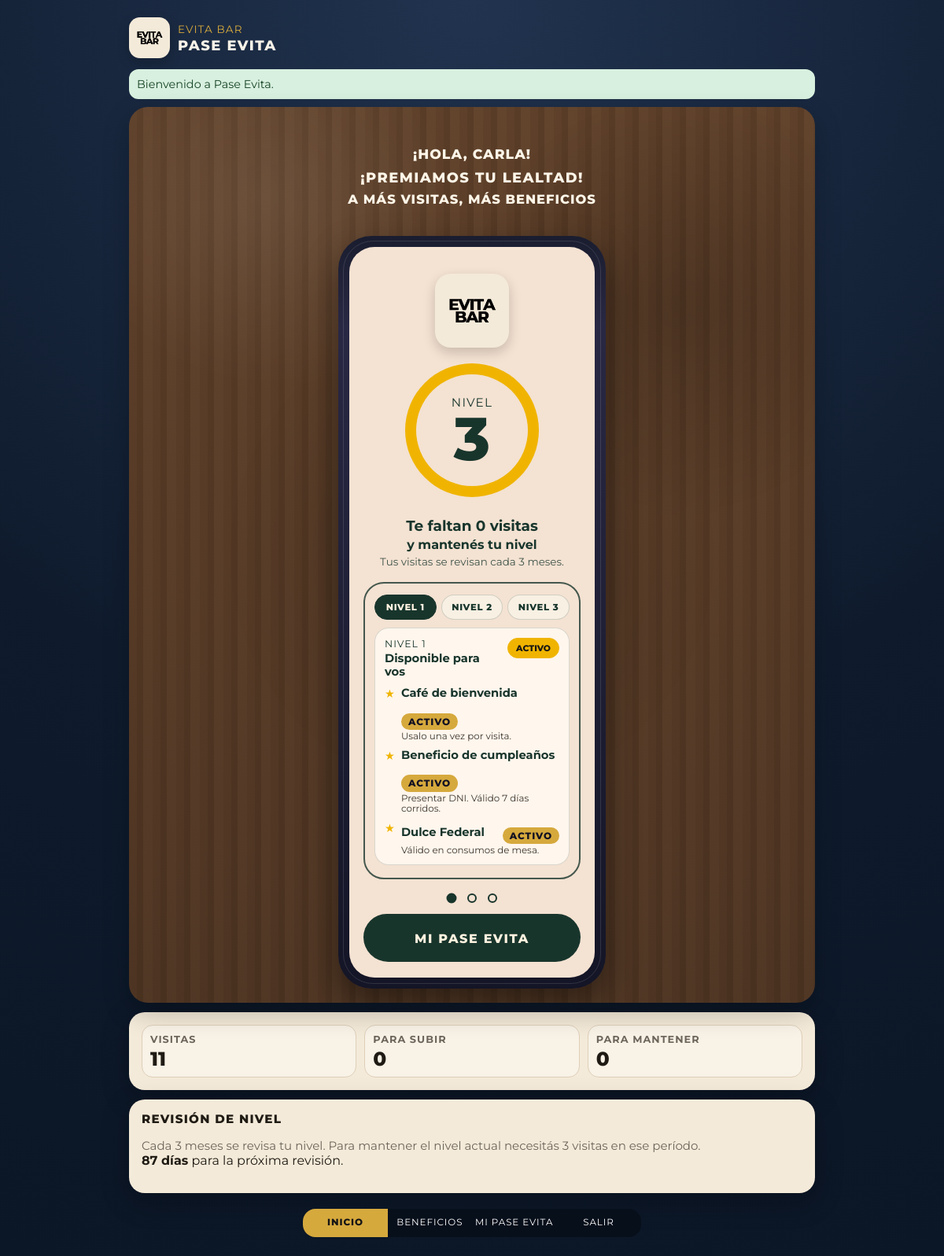
Page /dashboard.php (signed in) on the committed database.
### tables this page shows
CREATE TABLE users (
  id BIGINT UNSIGNED AUTO_INCREMENT PRIMARY KEY,
  name VARCHAR(120) NOT NULL,
  dni VARCHAR(20) NOT NULL,
  phone VARCHAR(25) NOT NULL,
  birthdate DATE NOT NULL,
  email VARCHAR(160) NOT NULL,
  password_hash VARCHAR(255) NOT NULL,
  password_reset_required TINYINT(1) NOT NULL DEFAULT 0,
  password_reset_at DATETIME NULL,
  password_reset_by BIGINT UNSIGNED NULL,
  role ENUM('client', 'staff', 'admin') NOT NULL DEFAULT 'client',
  level TINYINT UNSIGNED NOT NULL DEFAULT 1,
  visits_count INT UNSIGNED NOT NULL DEFAULT 0,
  qr_token CHAR(64) NOT NULL,
  created_at DATETIME NOT NULL,
  updated_at DATETIME NOT NULL,
  UNIQUE KEY uniq_users_dni (dni),
  UNIQUE KEY uniq_users_email (email),
  UNIQUE KEY uniq_users_phone (phone),
  UNIQUE KEY uniq_users_qr_token (qr_token),
  KEY idx_users_level (level),
  KEY idx_users_role (role)
);

CREATE TABLE benefits (
  id BIGINT UNSIGNED AUTO_INCREMENT PRIMARY KEY,
  title VARCHAR(150) NOT NULL,
  description TEXT NOT NULL,
  required_level TINYINT UNSIGNED NOT NULL DEFAULT 1,
  conditions VARCHAR(255) NULL,
  active TINYINT(1) NOT NULL DEFAULT 1,
  sort_order INT NOT NULL DEFAULT 0,
  created_at DATETIME NOT NULL,
  updated_at DATETIME NOT NULL,
  KEY idx_benefits_filters (active, required_level, sort_order)
);

### public/dashboard.php (the view, shortened to what the rows shown need)
<?php
require_once __DIR__ . '/../includes/auth.php';
$user = require_login(['client']);
maybeApplyQuarterlyMaintenance((int) $user['id']);
$user = getUserById((int) $user['id']) ?? $user;
$progress = getVisitsNeededForNextAndMaintain((int) $user['id']);
$maintenanceStatus = getMaintenanceStatusForUser((int) $user['id']);
$benefitsByLevel = activeBenefitsByLevel();
$redeemedBenefitIds = userRedeemedBenefitIds((int) $user['id']);
$levelThresholds = level_thresholds();
$levelTarget = (int) $user['level'] === 1 ? 2 : 3;
$nextTargetVisits = $levelTarget === 2 ? $levelThresholds[2] : $levelThresholds[3];
$progressToNext = max(0, $nextTargetVisits - (int) $user['visits_count']);
$progressTotal = max(1, $nextTargetVisits - ($levelTarget === 2 ? $levelThresholds[1] : $levelThresholds[2]));
$progressDone = max(0, $progressTotal - $progressToNext);
$progressPercent = (int) min(100, round(($progressDone / $progressTotal) * 100));
$heroNumber = (int) $user['level'] === 3
    ? max(0, (int) $progress['maintain_needed'])
    : $progressToNext;
$heroTitle = sprintf('Te faltan %d visitas', $heroNumber);
$heroSubtitle = (int) $user['level'] === 3
    ? 'y mantenés tu nivel'
    : 'para subir de nivel';
$heroHint = (int) $user['level'] === 3
    ? sprintf('Tus visitas se revisan cada %s meses.', setting('maintenance_period_months', '3'))
    : 'para llegar al Nivel 3.';
require __DIR__ . '/../includes/header.php';
?>
<section class="hero-poster">
    <div class="hero-copy">
        <p class="hero-greeting">¡Hola, <?= e(user_first_name($user)) ?>!</p>
        <p class="hero-premise">¡Premiamos tu lealtad!</p>
        <h2 class="hero-headline">A más visitas, más beneficios</h2>
    </div>
    <article class="phone-mockup" aria-label="Resumen de membresía">
        <div class="phone-screen">
            <div class="level-ring" style="--progress: <?= $progressPercent ?>%;">
                <div class="level-ring-inner">
                    <span class="level-label">Nivel</span>
                    <strong class="level-number"><?= (int) $user['level'] ?></strong>
                </div>
            </div>
            <div class="level-status">
                <strong><?= e($heroTitle) ?></strong>
                <p><?= e($heroSubtitle) ?></p>
                <small><?= e($heroHint) ?></small>
            </div>
            <div class="benefits-panel benefits-carousel" data-benefit-carousel>
                <div class="benefits-carousel-track" data-benefit-track tabindex="0">
                    <?php for ($carouselLevel = 1; $carouselLevel <= 3; $carouselLevel++): ?>
                        <?php
                        $slideBenefits = $benefitsByLevel[$carouselLevel] ?? [];
                        $isAvailable = (int) $user['level'] >= $carouselLevel;
                        $statusLabel = $isAvailable ? 'Disponible para vos' : 'Se desbloquea al subir';
                        ?>
                        <article
                            id="benefit-slide-<?= $carouselLevel ?>"
                            class="benefit-slide"
                            data-benefit-slide="<?= $carouselLevel ?>"
                            role="tabpanel"
                            aria-label="Beneficios del Nivel <?= $carouselLevel ?>"
                        >
                            <div class="benefit-slide-head">
                                <div>
                                    <span class="benefit-slide-kicker">Nivel <?= $carouselLevel ?></span>
                                    <strong><?= e($statusLabel) ?></strong>
                                </div>
                                <span class="benefit-slide-badge<?= $isAvailable ? ' is-on' : '' ?>">
                                    <?= $isAvailable ? 'Activo' : 'Próximo' ?>
                                </span>
                            </div>
                            <ul class="benefit-slide-list">
                                <?php foreach ($slideBenefits as $benefit): ?>
                                    <?php $isRedeemed = !empty($redeemedBenefitIds[(int) $benefit['id']]); ?>
                                    <li class="benefit-slide-item">
                                        <span class="benefit-dot">★</span>
                                        <div>
                                            <div class="benefit-line">
                                                <strong><?= e($benefit['title']) ?></strong>
                                                <?php if ($isRedeemed): ?>
                                                    <span class="badge badge-small badge-redeemed">Ya canjeado</span>
                                                <?php elseif ($isAvailable): ?>
                                                    <span class="badge badge-small">Activo</span>
                                                <?php endif; ?>
                                            </div>
                                            <p><?= e($benefit['conditions'] ?: $benefit['description']) ?></p>
                                        </div>
                                    </li>
                                <?php endforeach; ?>
                            </ul>
                        </article>
                    <?php endfor; ?>
                </div>
            </div>
        </div>
    </article>
</section>
<section class="card stats-grid home-stats">
    <article>
        <p class="label">Visitas</p>
        <p class="value"><?= (int) $user['visits_count'] ?></p>
    </article>
    <article>
        <p class="label">Para subir</p>
        <p class="value"><?= (int) $progress['next_level_needed'] ?></p>
    </article>
    <article>
        <p class="label">Para mantener</p>
        <p class="value"><?= (int) $progress['maintain_needed'] ?></p>
    </article>
</section>
<?php require __DIR__ . '/../includes/footer.php'; ?>

### rows in the picture
users: name "CARLA", level "3", heroTitle "Te faltan 0 visitas", level "y mantenés tu nivel", level "Tus visitas se revisan cada 3 meses.", level "Disponible para vos", visits_count "11", password_reset_required "0"
benefits: title "Café de bienvenida", shows "ACTIVO", conditions "Usalo una vez por visita."
benefits: title "Beneficio de cumpleaños", shows "ACTIVO", conditions "Presentar DNI. Válido 7 días corridos."
benefits: title "Dulce Federal", shows "ACTIVO", conditions "Válido en consumos de mesa."

### other values in the picture
$appName "PASE EVITA"
$flash['message'] "Bienvenido a Pase Evita."
$maintenanceStatus['period_months'] "3"
$maintenanceStatus['minimum_visits'] "3"
$maintenanceStatus['days_left'] "87"
